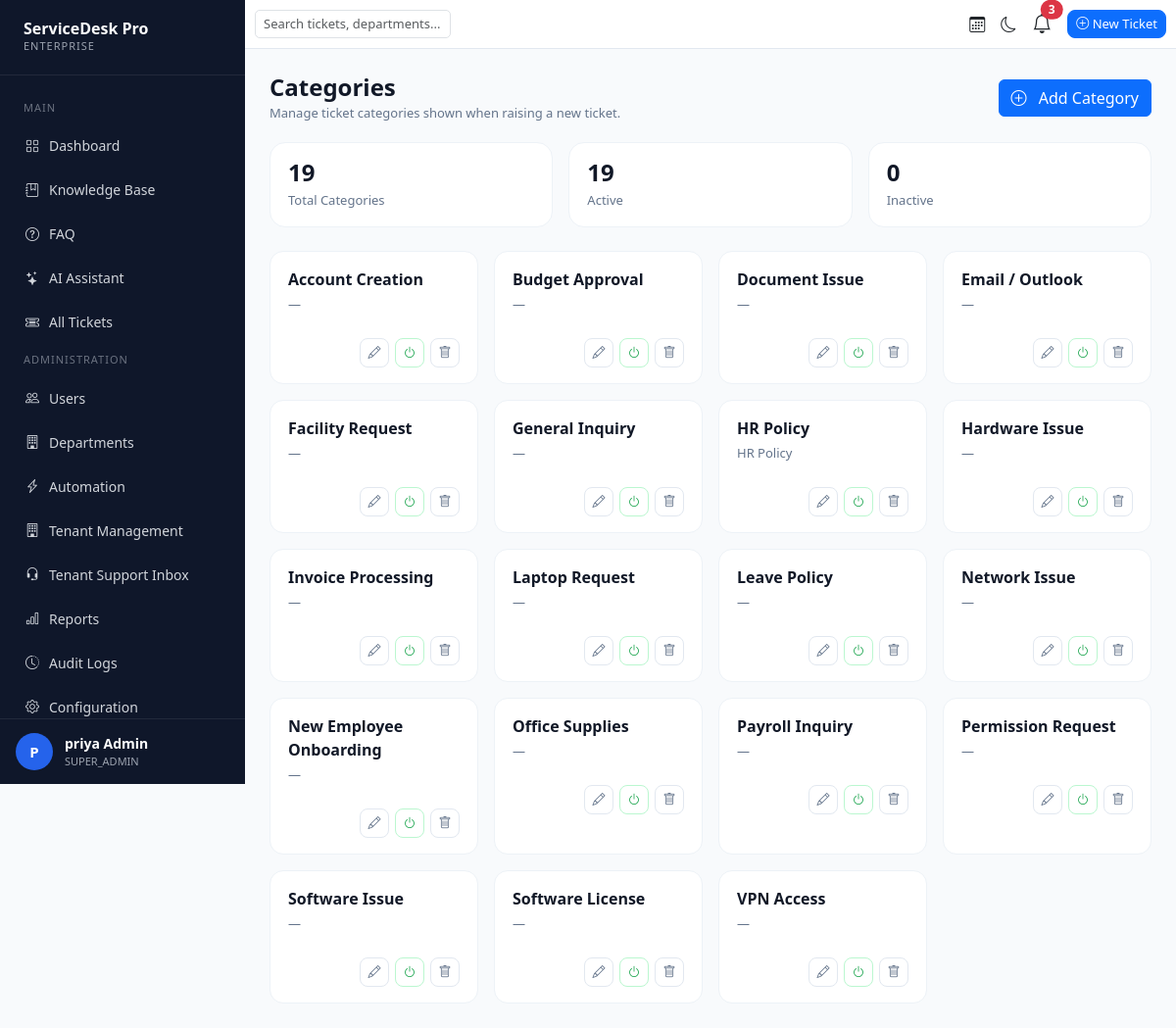
The app's page /tickets/categories/ (signed in) with its own data.
### accounts/models.py (models this page shows, shortened)
class User(AbstractUser):
    ROLE_CHOICES = (
        ('SUPER_ADMIN', 'Super Admin'),
        ('ADMIN', 'Admin'),
        ('AGENT', 'Agent'),
        ('EMPLOYEE', 'Employee'),
    )
    email = models.EmailField(unique=True)
    role = models.CharField(
        max_length=20,
        choices=ROLE_CHOICES,
        default='EMPLOYEE'
    )
    phone = models.CharField(
        max_length=15,
        blank=True,
        null=True
    )
    profile_image = models.ImageField(
        upload_to='profile_images/',
        blank=True,
        null=True
    )
    department = models.ForeignKey(
        'departments.Department',
        on_delete=models.SET_NULL,
        blank=True,
        null=True
    )
    tenant = models.ForeignKey(
        'tenants.Tenant',
        on_delete=models.SET_NULL,
        blank=True,
        null=True,
        related_name='users'
    )
    is_locked = models.BooleanField(
        default=False
    )
    failed_login_attempts = models.PositiveIntegerField(
        default=0
    )
    locked_at = models.DateTimeField(
        null=True,
        blank=True
    )
    USERNAME_FIELD = 'email'
    REQUIRED_FIELDS = ['username']

### tickets/models.py (models this page shows, shortened)
class Category(models.Model):
    name = models.CharField(max_length=100, unique=True)
    description = models.TextField(blank=True)
    is_active = models.BooleanField(default=True)
    created_at = models.DateTimeField(auto_now_add=True)
    class Meta:
        ordering = ['name']
        verbose_name_plural = "Categories"

### tickets/views.py (the view)
# urls.py: path("categories/", category_list, name="category_list"),
@login_required
def category_list(request):
    if request.user.role not in ['ADMIN', 'SUPER_ADMIN']:
        return redirect('dashboard')
    categories = Category.objects.all().order_by('name')
    return render(
        request,
        'category_list.html',
        {
            'categories': categories,
            'active_count': categories.filter(is_active=True).count(),
            'inactive_count': categories.filter(is_active=False).count(),
        }
    )

### tickets/context_processors.py (called while the page is built)
def notification_context(request):
    if request.user.is_authenticated:
        notifications = Notification.objects.filter(
            user=request.user
        )[:5]
        unread_count = Notification.objects.filter(
            user=request.user,
            is_read=False
        ).count()
        return {
            "notifications": notifications,
            "unread_notifications": unread_count
        }
    return {}

### templates/category_list.html (shortened to what this page needs)
{% extends 'base.html' %}
{% block content %}
<div class="cat-page">
    <div class="page-header">
        <div>
            <h2 class="page-title">Categories</h2>
            <p class="page-subtitle">Manage ticket categories shown when raising a new ticket.</p>
        </div>
        <button class="btn btn-primary" data-bs-toggle="modal" data-bs-target="#addCategoryModal">
            <i class="bi bi-plus-circle me-2"></i> Add Category
        </button>
    </div>
    <div class="row g-3 mb-4">
        <div class="col-md-4 col-6">
            <div class="summary-card">
                <h3>{{ categories.count }}</h3>
                <span>Total Categories</span>
            </div>
        </div>
        <div class="col-md-4 col-6">
            <div class="summary-card">
                <h3>{{ active_count }}</h3>
                <span>Active</span>
            </div>
        </div>
        <div class="col-md-4 col-6">
            <div class="summary-card">
                <h3>{{ inactive_count }}</h3>
                <span>Inactive</span>
            </div>
        </div>
    </div>
    <div class="row g-3">
        {% for category in categories %}
        <div class="col-lg-3 col-md-4 col-sm-6">
            <div class="cat-card">
                <div class="cat-name">{{ category.name }}</div>
                <div class="cat-description">{{ category.description|default:"—" }}</div>
                <div class="cat-actions">
                    <button type="button"
                            title="Edit"
                            data-bs-toggle="modal"
                            data-bs-target="#editCategoryModal"
                            onclick="fillEditCategoryModal({{ category.id }}, '{{ category.name|escapejs }}', '{{ category.description|escapejs }}')">
                        <i class="bi bi-pencil"></i>
                    </button>
                    <form method="post" action="{% url 'toggle_category' category.id %}" style="display:inline;">
                        <button type="submit"
                                title="{% if category.is_active %}Deactivate{% else %}Activate{% endif %}"
                                class="{% if category.is_active %}power-on{% else %}power-off{% endif %}">
                            <i class="bi bi-power"></i>
                        </button>
                    </form>
                    <form method="post" action="{% url 'delete_category' category.id %}" style="display:inline;" onsubmit="return confirm('Delete this category permanently?');">
                        <button type="submit" title="Delete">
                            <i class="bi bi-trash"></i>
                        </button>
                    </form>
                </div>
            </div>
        </div>
        {% endfor %}
    </div>
</div>
{% endblock %}

### templates/base.html (shortened to what this page needs)
<!DOCTYPE html>
<html lang="en">
<head>
    <link href="https://cdn.jsdelivr.net/npm/bootstrap@5.3.3/dist/css/bootstrap.min.css" rel="stylesheet">
    <link rel="stylesheet" href="https://cdn.jsdelivr.net/npm/bootstrap-icons@1.11.3/font/bootstrap-icons.min.css">
</head>
<body>
<div class="sidebar">
    <div class="logo">
        <h3>ServiceDesk Pro</h3>
        <p>ENTERPRISE</p>
    </div>
    <div class="menu">
        <div class="menu-title">Main</div>
        <a href="{% url 'dashboard' %}">
            <i class="bi bi-grid"></i> Dashboard
        </a>
        <a href="{% url 'knowledge_base_list' %}">
            <i class="bi bi-journal-bookmark"></i> Knowledge Base
        </a>
        <a href="{% url 'faq_list' %}">
            <i class="bi bi-question-circle"></i> FAQ
        </a>
        <a href="{% url 'ai_assistant' %}">
            <i class="bi bi-stars"></i> AI Assistant
        </a>
        {% if request.user.role == 'ADMIN' or request.user.role == 'SUPER_ADMIN' %}
        <a href="{% url 'all_tickets' %}">
            <i class="bi bi-ticket-detailed"></i> All Tickets
        </a>
        <div class="menu-title">Administration</div>
        <a href="{% url 'users_list' %}">
            <i class="bi bi-people"></i> Users
        </a>
        <a href="{% url 'department_list' %}">
            <i class="bi bi-building"></i> Departments
        </a>
        <a href="{% url 'automation_list' %}">
            <i class="bi bi-lightning-charge"></i> Automation
        </a>
        {% if request.user.role == 'SUPER_ADMIN' %}
        <a href="{% url 'tenant_list' %}">
            <i class="bi bi-building"></i> Tenant Management
        </a>
        <a href="{% url 'support_inbox' %}">
            <i class="bi bi-headset"></i> Tenant Support Inbox
        </a>
        {% endif %}
        <a href="{% url 'reports' %}">
            <i class="bi bi-bar-chart"></i> Reports
        </a>
        <a href="{% url 'audit_logs' %}">
            <i class="bi bi-clock-history"></i> Audit Logs
        </a>
        <a href="{% url 'config_home' %}">
            <i class="bi bi-gear"></i> Configuration
        </a>
        {% endif %}
    </div>
   <div class="sidebar-footer">
        <div class="avatar">
            {{ request.user.first_name|first|default:"U"|upper }}
        </div>
        <div class="user-box">
            <strong>
                {{ request.user.first_name }} {{ request.user.last_name }}
            </strong>
            <span>
                {{ request.user.role }}
            </span>
        </div>
    </div>
</div>
<div class="content">
    <div class="navbar-custom">
        <div class="d-flex justify-content-between align-items-center h-100 w-100">
            <div class="search-box">
                <input type="text" id="openSearch" class="form-control"
                       placeholder="Search tickets, departments..." readonly>
            </div>
            <div class="d-flex align-items-center">
                <i class="bi bi-calendar3 me-3"></i>
                <i id="themeToggle"
                   class="bi bi-moon me-3"
                   style="cursor:pointer;"></i>
                <div class="dropdown me-3">
                    <button class="btn p-0 border-0 bg-transparent position-relative" type="button"
                        data-bs-toggle="dropdown" aria-expanded="false">
                        <i class="bi bi-bell fs-5"></i>
                        {% if unread_notifications > 0 %}
                        <span class="position-absolute top-0 start-100 translate-middle badge rounded-pill bg-danger">
                            {{ unread_notifications }}
                        </span>
                        {% endif %}
                    </button>
                </div>
                <a href="{% url 'create_ticket' %}"
                   class="btn btn-primary new-ticket-btn">
                    <i class="bi bi-plus-circle"></i> New Ticket
                </a>
            </div>
        </div>
    </div>
    <div class="page-content">
        {% block content %}
        {% endblock %}
    </div>
</div>

### templates/base.html (style rules this page uses)
body { margin:0; background:#f8fafc; font-family:Segoe UI,sans-serif; }
.sidebar { width:250px; height:100vh; position:fixed; left:0; top:0; background:#0f172a; color:white; display:flex; flex-direction:column; overflow:hidden; }
.logo { padding:20px 24px; border-bottom:1px solid rgba(255,255,255,.08); }
.logo h3 { margin:0; font-size:16px; font-weight:700; color:white; }
.logo p { margin:0; font-size:11px; color:#9ca3af; letter-spacing:1px; }
.menu { padding:15px 12px; flex:1 1 auto; overflow-y:auto; overflow-x:hidden; }
.menu-title { font-size:11px; color:#6b7280; text-transform:uppercase; letter-spacing:1px; margin:10px 12px; }
.menu a { display:flex; align-items:center; gap:10px; padding:10px 14px; margin-bottom:4px; font-size:14px; font-weight:500; color:#d1d5db; text-decoration:none; border-radius:10px; transition:.2s; }
.user-box { display:flex; flex-direction:column; gap:0; }
.user-box strong { color:#ffffff; font-size:14px; font-weight:600; }
.user-box span { color:#9ca3af; font-size:11px; text-transform:uppercase; }
.sidebar-footer { flex-shrink:0; padding:14px 16px; border-top:1px solid rgba(255,255,255,.08); display:flex; align-items:center; gap:12px; }
.avatar { width:38px; height:38px; border-radius:50%; background:#2563eb; color:white; display:flex; align-items:center; justify-content:center; font-size:15px; font-weight:600; }
.content { margin-left:250px; }
.navbar-custom { background:white; height:50px; border-bottom:1px solid #e2e8f0; padding:0 10px; }
.page-content { padding:25px; }
.search-box { width:200px; min-width:200px; flex-shrink:0; }
.search-box input { width:100%; border-radius:5px; font-size:13px; padding:4px 8px; }
.new-ticket-btn { border-radius:08px; font-size: 13px; padding: 4px 08px; }

### templates/category_list.html (style rules this page uses)
.cat-page { animation:fadeIn .25s ease; }
.page-header { display:flex; justify-content:space-between; align-items:center; flex-wrap:wrap; gap:16px; margin-bottom:20px; }
.page-title { font-size:24px; font-weight:700; color:#111827; margin-bottom:2px; }
.page-subtitle { color:#64748b; font-size:13px; margin:0; }
.summary-card { background:#fff; border:1px solid #edf2f7; border-radius:16px; padding:16px 18px; }
.summary-card h3 { margin:0; font-size:24px; font-weight:700; color:#111827; }
.summary-card span { font-size:13px; color:#64748b; }
.cat-card { background:#fff; border:1px solid #edf2f7; border-radius:14px; padding:16px 18px; height:100%; transition:.2s; }
.cat-name { font-weight:700; color:#111827; margin-bottom:4px; }
.cat-description { font-size:13px; color:#64748b; margin-bottom:12px; min-height:32px; }
.cat-actions { display:flex; justify-content:flex-end; gap:6px; }
.cat-actions button { width:30px; height:30px; border-radius:8px; border:1px solid #e2e8f0; background:#fff; display:flex; align-items:center; justify-content:center; font-size:13px; color:#64748b; }
.cat-actions .power-on { color:#16a34a; border-color:#bbf7d0; }

### records on screen
User: user.first_name|first "P", user.first_name "priya Admin", user.role "SUPER_ADMIN"
Category: name "Account Creation", description "—"
Category: name "Budget Approval", description "—"
Category: name "Document Issue", description "—"
Category: name "Email / Outlook", description "—"
Category: name "Facility Request", description "—"
Category: name "General Inquiry", description "—"
Category: name "HR Policy", description "HR Policy"
Category: name "Hardware Issue", description "—"
Category: name "Invoice Processing", description "—"
Category: name "Laptop Request", description "—"
Category: name "Leave Policy", description "—"
Category: name "Network Issue", description "—"
Category: name "New Employee Onboarding", description "—"
Category: name "Office Supplies", description "—"
Category: name "Payroll Inquiry", description "—"
Category: name "Permission Request", description "—"
Category: name "Software Issue", description "—"
Category: name "Software License", description "—"
Category: name "VPN Access", description "—"

### other values on screen
{{ unread_notifications }} "3"
{{ categories.count }} "19"
{{ active_count }} "19"
{{ inactive_count }} "0"
